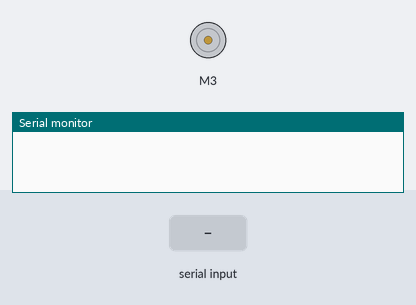
Simulated run of this sketch. Board: Arduino Uno, built with avr-gcc and run on an emulated ATmega328P. Shown: DC motor (green arrow = forward, orange = backward, longer = faster), the last lines printed to the serial monitor. Inputs (shaded band) come from the test bench.

Above: at 1.2 s.
1.3 s: "U" received over Serial
At 2.5 s:
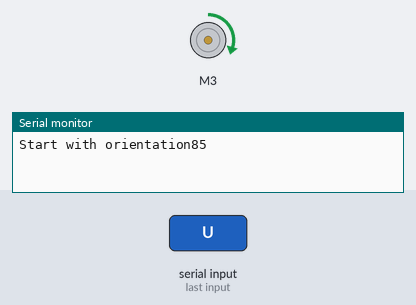
2.8 s: "D" received over Serial
At 3.8 s:
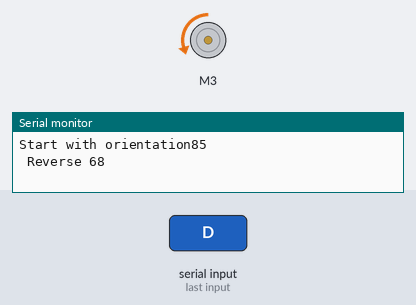
4.3 s: "S" received over Serial
At 4.9 s:
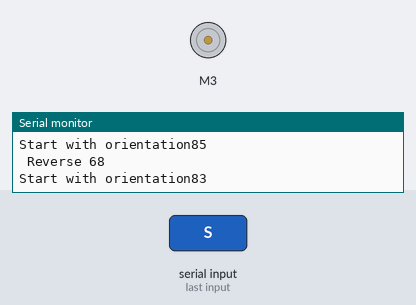
Timing chart, 0 to 7.3 s (numbered marks = the images above; inputs shaded):
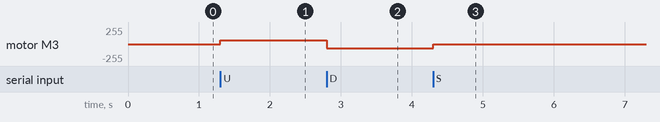

The sketch:

Winge_Final_Bluetooth.ino
```cpp
#include "CytronMotorDriver.h"
int value = 0;

// Configure the motor driver.
CytronMD motor(PWM_DIR, 3, 2);  // PWM = Pin A0, DIR = Pin 2.


// The setup routine runs once when you press reset.
void setup() {
  Serial.begin(115200);
}


// The loop routine runs over and over again forever.
void loop() {
  if (Serial.available() > 0) {
    //    Serial.print("LKJHGFDFGK");
    value = Serial.read();

    if ( value == 'U') {
      Serial.print("Start with orientation");

      motor.setSpeed(60);
    }
    if ( value == 'D') {
      Serial.print(" Reverse ");

      motor.setSpeed(-60);
    }
    if ( value == 'S') {
      Serial.print("Start with orientation");

      motor.setSpeed(0);
    }
    Serial.println(value);
    //    Serial.print(analogRead(pwm));

  } // Run forward
}
```

Measured:
- after the input at 1.3 s, motor M3: stopped → forward 60/255 at once
- after the input at 2.8 s, motor M3: forward 60/255 → backward 60/255 at once
- after the input at 4.3 s, motor M3: backward 60/255 → stopped at once
